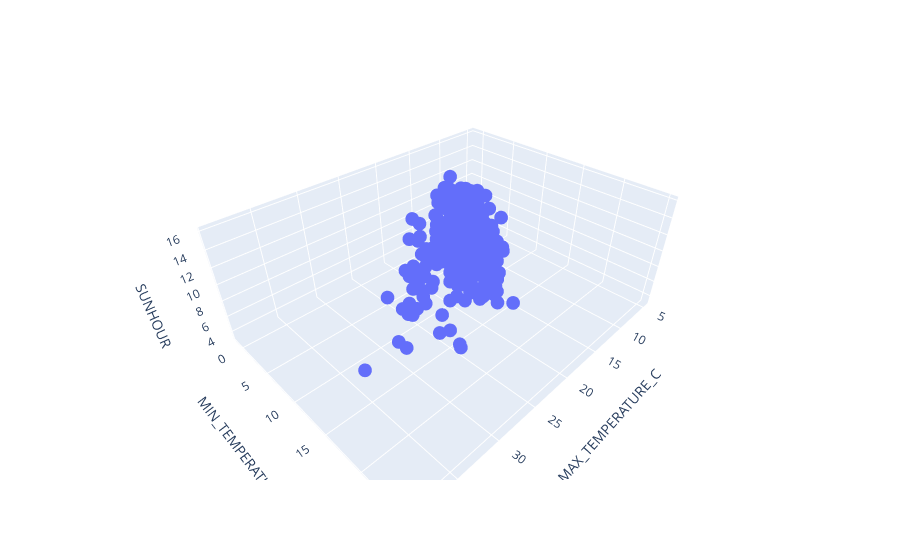

Here is the notebook cell this chart was saved with:
### Markdown cell above
## Let's start with 2 variables
With Plotly express, show a [3D scatterplot ](https://plotly.com/python/plotly-express/#3d-coordinates)with :
- X-axis : MAX temperature
- Y-axis : MIN temperature
- Z-axis : Sunhours

### Code cell
# Complete x, y and z in the script below:

px.scatter_3d(x = "MAX_TEMPERATURE_C",
              y = "MIN_TEMPERATURE_C",
              z = "SUNHOUR",
              data_frame=df_weather)

### Figure 1 — Plotly figure (JSON) as saved in the notebook; plotly's stock layout.template omitted (floating-point values rounded to 4 significant figures; data arrays with more than 128 entries replaced by an {"elided": "..."} marker saying what was removed)
{"data": [{"hovertemplate": "MAX_TEMPERATURE_C=%{x}<br>MIN_TEMPERATURE_C=%{y}<br>SUNHOUR=%{z}<extra></extra>", "legendgroup": "", "marker": {"color": "#636efa", "symbol": "circle"}, "mode": "markers", "name": "", "scene": "scene", "showlegend": false, "type": "scatter3d", "x": {"elided": "365 int values"}, "y": {"elided": "365 int values"}, "z": {"elided": "365 float values"}}], "layout": {"legend": {"tracegroupgap": 0}, "margin": {"t": 60}, "scene": {"domain": {"x": [0, 1], "y": [0, 1]}, "xaxis": {"title": {"text": "MAX_TEMPERATURE_C"}}, "yaxis": {"title": {"text": "MIN_TEMPERATURE_C"}}, "zaxis": {"title": {"text": "SUNHOUR"}}}}}
